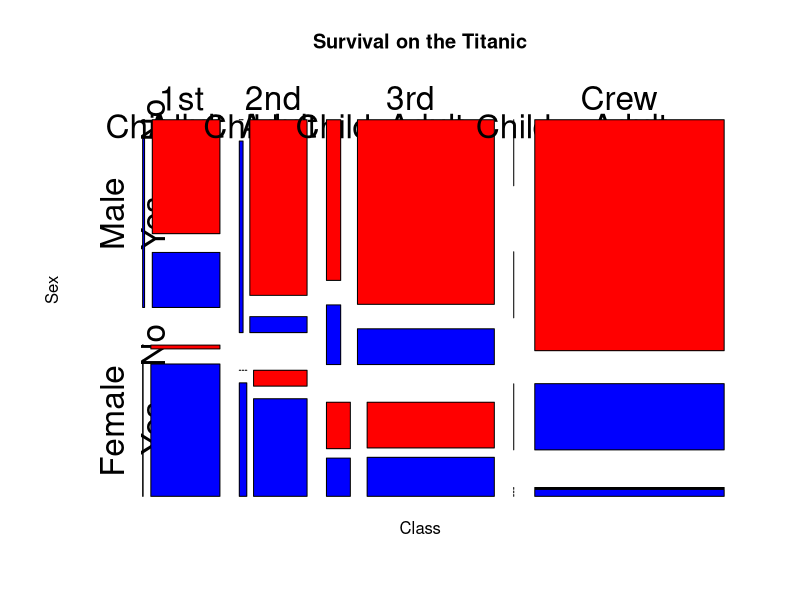
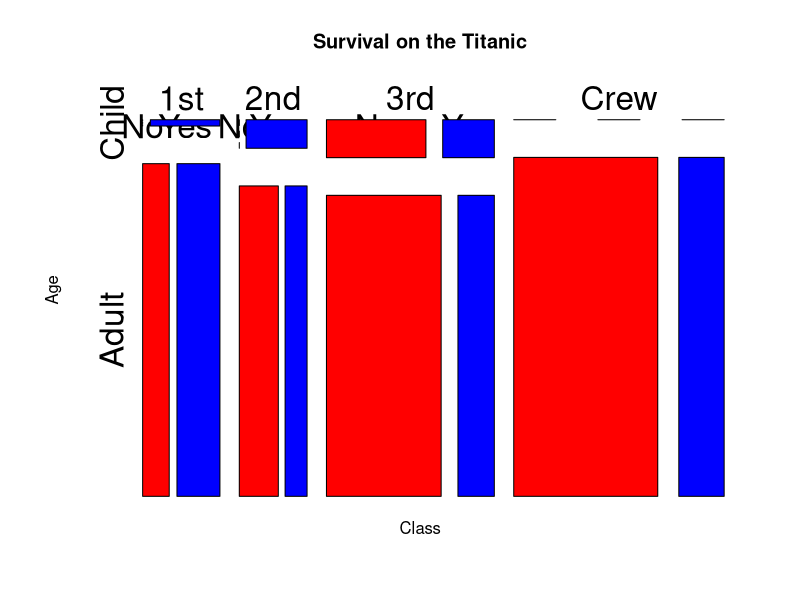

Write R code to recreate these figures, in order.
#--- analysis of the Titanic dataset ---------------------------------------

dimnames(Titanic) # included by default with R

# 4-way contingency table
mosaicplot(Titanic, main = "Survival on the Titanic",
           color = c("red", "blue"), cex = 2)

# 3-way contingency table (ignoring gender)
mosaicplot(~ Class + Age + Survived, data = Titanic,
           main = "Survival on the Titanic", color = c("red", "blue"), cex = 2)

#--- logistic regression ---------------------------------------------------

# convert the dataset to the appropriate format
# i.e., a data-frame with 5 columns:
# Class, Age, Sex (covariates)
# Total, Survived (response)

# data.frame of passengers per group
total <- as.data.frame(ftable(Sex ~ Class + Age, data = Titanic))
names(total)[4] <- "Total"
total

# data.frame of survivors only
# notice that the order of variables is different
surv <- as.data.frame(ftable(Class ~ Sex + Age, data = Titanic[,,,"Yes"]))
names(surv)[4] <- "Survived"
surv

# merge the two, order-safe way
titanic <- merge(x = surv, y = total, by = c("Class", "Age", "Sex"))
titanic

# logistic regression; main effects only
M <- glm(cbind(Survived, Total-Survived) ~ Class + Age + Sex,
         data = titanic, family = "binomial")

# coefficients
coef(M) # short form

coef(summary(M)) # long form

# parameter interpretation:
# (Intercept): ilogit(beta0) = expected survival probability of
# ClassCrew: exp(beta_ClassCrew) = expected odds-ratio between

# other useful glm commands

signif(vcov(M),2) # Inverse of Observed Fisher Information

predict(M, type = "response") # estimated survival probabilities

# display these nicely

# empirical survival probabilities
surv.emp <- titanic$Survived / titanic$Total
# glm survival probabilities
surv.glm <- predict(M, type = "response", newdata = titanic)


surv.fit <- cbind(titanic[c("Class", "Age", "Sex", "Total")],
                  ProbEmp = signif(surv.emp, 2),
                  ProbGLM = signif(surv.glm, 2))
surv.fit

# Difference between empirical and fitted in cells with large Total indicates
# that glm is pooling information too aggressively,
# i.e., should include interaction term(s).
# on the other hand this will increase uncertainty in cells with small Total.
# This is an example of the so-called "Bias-Variance trade-off".
